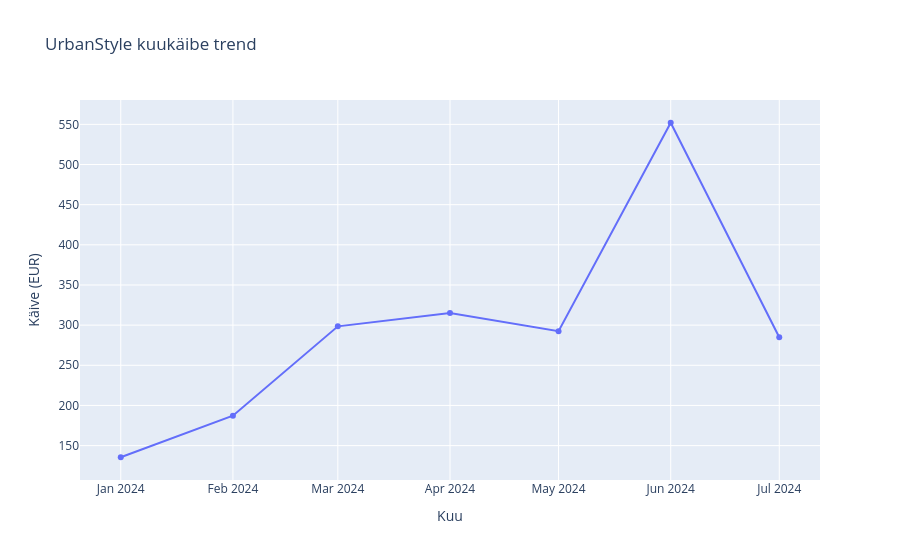

This figure's notebook cell:
### Code cell
# Joondiagramm (line chart)
# Käive kuude kaupa
df['sale_date'] = pd.to_datetime(df['sale_date'])
monthly = df.groupby(df['sale_date'].dt.to_period('M'))['total_price'].sum().reset_index()
monthly['sale_date'] = monthly['sale_date'].astype(str)

fig = px.line(
    monthly,
    x='sale_date',
    y='total_price',
    title='UrbanStyle kuukäibe trend',
    labels={'sale_date': 'Kuu', 'total_price': 'Käive (EUR)'},
    markers=True
)
fig.show()

### Figure 1 — Plotly figure (JSON) as saved in the notebook; plotly's stock layout.template omitted (floating-point values rounded to 4 significant figures)
{"data": [{"hovertemplate": "Kuu=%{x}<br>Käive (EUR)=%{y}<extra></extra>", "legendgroup": "", "line": {"color": "#636efa", "dash": "solid"}, "marker": {"symbol": "circle"}, "mode": "lines+markers", "name": "", "orientation": "v", "showlegend": false, "type": "scatter", "x": ["2024-01", "2024-02", "2024-03", "2024-04", "2024-05", "2024-06", "2024-07"], "xaxis": "x", "y": [135.5, 187.3, 298.5, 315.0, 292.5, 552.0, 285.0], "yaxis": "y"}], "layout": {"legend": {"tracegroupgap": 0}, "title": {"text": "UrbanStyle kuukäibe trend"}, "xaxis": {"anchor": "y", "domain": [0, 1], "title": {"text": "Kuu"}}, "yaxis": {"anchor": "x", "domain": [0, 1], "title": {"text": "Käive (EUR)"}}}}
